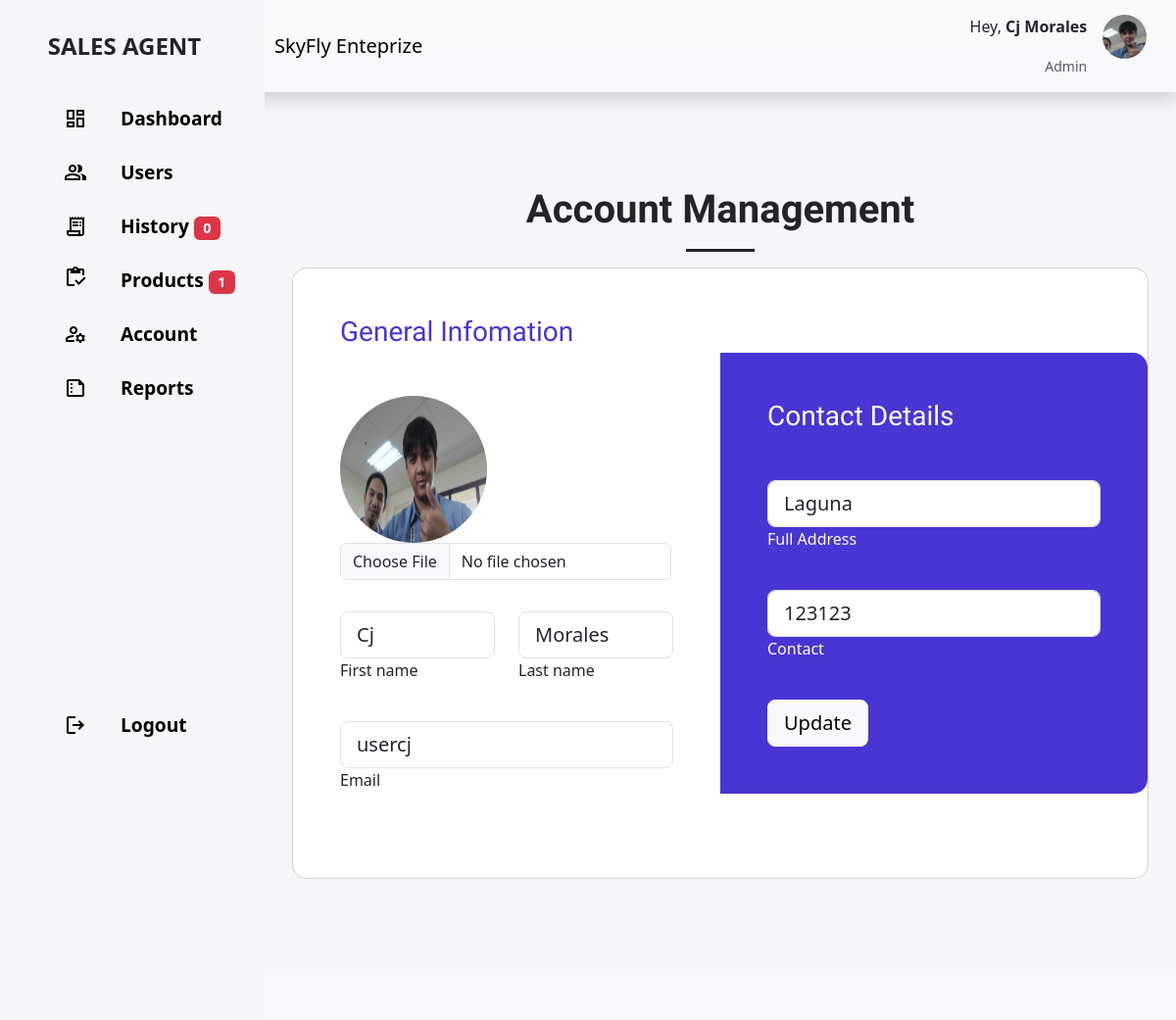
/sales_agent/accountmanage.php (signed in), run on the app's committed database.
### tables this page shows
CREATE TABLE `users` (
  `id` int(11) NOT NULL,
  `email` varchar(255) NOT NULL,
  `password` varchar(255) NOT NULL,
  `access_level` int(11) DEFAULT NULL,
  `position` varchar(255) NOT NULL,
  `id_appoint` int(11) NOT NULL,
  `id_team` int(11) NOT NULL,
  `firstname` varchar(255) NOT NULL,
  `lastname` varchar(255) NOT NULL,
  `address` text NOT NULL,
  `contact` varchar(255) NOT NULL,
  `valid_id` varchar(255) NOT NULL,
  `pfp` varchar(255) NOT NULL
);

### sales_agent/accountmanage.php (the view, shortened to what this page needs)
<?php
    require_once '../config/connection.php';
$id = $_SESSION['id'];
$query_nav = "SELECT * FROM users WHERE id='$id'";
$result_nav = mysqli_query($connection, $query_nav);
$row_nav = mysqli_fetch_assoc($result_nav);
$id = $_SESSION['id'];
$query = "SELECT * FROM users WHERE id='$id'";
$sql = mysqli_query($connection, $query);
    $name = $row_nav['firstname'] . " " . $row_nav['lastname'];
    $result = mysqli_query($connection, "SELECT * FROM orders WHERE appointed_to = '$name'");
    $numAppointments = mysqli_num_rows($result);
$query_restock = "SELECT COUNT(*) AS num_products FROM products WHERE product_quantity <= 20";
$result_restock = mysqli_query($connection, $query_restock);
$row_restock = mysqli_fetch_assoc($result_restock);
$numProductsToRestock = $row_restock['num_products'];
?>
<!DOCTYPE html>
<html lang="en">
<head>
    <link rel="stylesheet" href="https://cdnjs.cloudflare.com/ajax/libs/twitter-bootstrap/5.3.0/css/bootstrap.min.css">
    <link rel="stylesheet" href="https://cdn.datatables.net/2.0.0/css/dataTables.bootstrap5.css">
    <link rel="stylesheet" href="assets/css/adduser.css">
</head>
<body>
    <main>
        <nav class="navbar navbar-expand-lg navbar-light bg-gradient bg-light py-0 shadow" id="TopNav">
            <div id="navBarBrand-container">
                <a class="navbar-brand">SALES AGENT</a>
            </div>
            <div id="navBarMenu-container">
                <div class="ct-top-nav-left">
                    <a class="navbar-brand" href="index.php">SkyFly Enteprize</a>
                </div>
                <div class="ct-top-nav-right">
                    <div class="profile">
                    <div class="info">
                        <p>Hey, <b><?php echo $row_nav['firstname'] ." ". $row_nav['lastname']; ?></b></p>
                        <small class="text-muted">Admin</small>
                    </div>
                    <div class="profile-photo">
                        <?php
                        $imagePath = $row_nav['pfp'];
                        $imageURL = 'http://localhost/Ecomerce2/images/' . $imagePath;
                        echo '<img src="' . $imageURL . '" alt="Product Image">';
                        ?>
                    </div>
                </div>
                </div>
            </div>
        </nav>
        <div id="sidebarNav">
            <ul class="nav-menu">
                <li class="nav-item">
                    <div class="nav-icon">
                        <span class="material-symbols-outlined">
                            </span>
                    </div>
                    <a href="index.php" class="nav-link">Dashboard</a>
                </li>
                <li class="nav-item">
                    <div class="nav-icon">
                        <span class="material-symbols-outlined">
                        </span>
                    </div>
                    <a href="client_list.php" class="nav-link notification-link">Users
                    </a>
                </li>
                <li class="nav-item">
                    <div class="nav-icon">
                        <span class="material-symbols-outlined">
                            </span>
                    </div>
                    <a href="order.php" class="nav-link notification-link">
                        <span class="material-icons-outlined">History</span>
                        <span class="badge bg-danger"><?php echo $numAppointments; ?></span>
                    </a>
                </li>
                <li class="nav-item">
                    <div class="nav-icon">
                        <div class="notification-icon">
                            <span class="material-symbols-outlined">
                            </span>
                        </div>
                    </div>
                    <a href="product.php" class="nav-link notification-link">
                        <span class="material-icons-outlined">Products</span>
                        <?php if ($numProductsToRestock > 0) : ?>
                            <span class="badge bg-danger"><?php echo $numProductsToRestock; ?></span>
                        <?php endif; ?>
                    </a>
                </li>
                <li class="nav-item">
                    <div class="nav-icon">
                        <span class="material-symbols-outlined">
                            </span>
                    </div>
                    <a href="accountmanage.php" class="nav-link">Account</a>
                </li>
                <li class="nav-item">
                    <div class="nav-icon">
                        <span class="material-symbols-outlined">
                            </span>
                    </div>
                    <a href="reports_view.php" class="nav-link">Reports</a>
                </li>
                <li class="nav-item">
                    <div class="nav-icon">
                        <span class="material-symbols-outlined">
                            </span>
                    </div>
                    <a href="logout.php" class="nav-link">Logout</a>
                </li>
            </ul>
        </div>
        <div id="main-wrapper" class="py-5 px-3">
            <div class="container-fluid-md">
                  <div class="container py-5">
                    <h1 class="text-center"><b>Account Management</b></h1>
                <hr class="border-3 border-dark mx-auto opacity-100" style="width:70px">
                    <div class="row d-flex justify-content-center align-items-center h-100">
                      <div class="col-12">
                        <div class="card card-registration card-registration-2" style="border-radius: 15px;">
                          <div class="card-body p-0">
                            <div class="row g-0">
                              <div class="col-lg-6">
                                <div class="p-5">
                <form action="accountmanage.php" method="POST" enctype="multipart/form-data">
                    <?php while($row = mysqli_fetch_array($sql)) { ?>
                  <h3 class="fw-normal mb-5" style="color: #4835d4;">General Infomation</h3>
                  <div class="mb-4 pb-2">
                    <div class="form-outline">
                      <?php
                            $imagePath = $row['pfp'];
                            $imageURL = 'http://localhost/Ecomerce2/images/' . $imagePath;
                            echo '<img id="previewImage" id="currentProfilePicture" src="' . $imageURL . '" alt="Profile Picture" width="150" height="150" class="img" style="border-radius: 50%;">';
                        ?>
                        <label for="uploadimg" class="upload">
                            <input type="file" name="pfp" id="uploadimg" id="form3Examplev4" class="form-control form-control-m" onchange="previewFile()">
                        </label>
                    </div>
                  </div>
                  <div class="row">
                    <div class="col-md-6 mb-4 pb-2">
                      <div class="form-outline">
                        <input type="text" name="firstname" value="<?php echo $row['firstname']; ?>" id="form3Examplev2" class="form-control form-control-lg" />
                        <label class="form-label" for="form3Examplev2">First name</label>
                      </div>
                    </div>
                    <div class="col-md-6 mb-4 pb-2">
                      <div class="form-outline">
                        <input type="text" name="lastname" value="<?php echo $row['lastname']; ?>" id="form3Examplev3" class="form-control form-control-lg" />
                        <label class="form-label" for="form3Examplev3">Last name</label>
                      </div>
                    </div>
                  </div>
                  <div class="mb-4 pb-2">
                    <div class="form-outline">
                      <input type="text" name="email" value="<?php echo $row['email']; ?>" id="form3Examplev4" class="form-control form-control-lg" />
                      <label class="form-label" for="form3Examplev4">Email</label>
                    </div>
                  </div>
                </div>
              </div>
              <div class="col-lg-6 bg-indigo text-white">
                <div class="p-5">
                  <h3 class="fw-normal mb-5">Contact Details</h3>
                  <div class="mb-4 pb-2">
                    <div class="form-outline form-white">
                      <input type="text" name="address" value="<?php echo $row['address']; ?>" id="form3Examplea2" class="form-control form-control-lg" />
                      <label class="form-label" for="form3Examplea2">Full Address</label>
                    </div>
                  </div>
                    <div class="mb-4 pb-2">
                    <div class="form-outline form-white">
                      <input type="text" name="contact" value="<?php echo $row['contact']; ?>" id="form3Examplea2" class="form-control form-control-lg" />
                      <label class="form-label" for="form3Examplea2">Contact</label>
                    </div>
                  </div>
                  <button type="submit" name="updateForm" class="btn btn-light btn-lg"
                    data-mdb-ripple-color="dark">Update</button>
                <?php } ?>
                </div>
              </div>
            </div>
          </div>
        </div>
      </div>
    </div>
  </div>
            </div>
        </div>
        <footer class="shadow-top py-4 col-auto bg-light text-dark" id="footer">
        </footer>
    </main>
</body>
</html>

### sales_agent/assets/css/adduser.css (style rules this page uses)
:root { --color-background: #f6f6f9; }
h1, h2, h3, h4, h5, h6 { font-family: 'Amatic SC', cursive; }
html, body { height: 100%; width: 100%; overflow-x: hidden; }
main { width: 100%; height: 100%; overflow: hidden; display: flex; flex-direction: column; }
main>nav, main>footer { width: 100%; flex-shrink: 1; }
main>div#main-wrapper { width: 100%; flex-grow: 1; height: calc(100%); overflow: auto; }
body { background-color: var(--color-background); }
#navBarBrand-container { display: flex; flex-wrap: wrap; overflow: hidden; padding: 0 15px; justify-content: center; align-items: center; background-color: var(--color-background); min-height: calc(100%); }
#navBarBrand-container .navbar-brand { white-space: break-spaces; font-size: 1.5rem; font-weight: bolder; text-align: center; }
#navBarBrand-container * { color:#202528; }
.ct-top-nav-right .profile { display: flex; gap: 1rem; text-align: right; }
.ct-top-nav-right .profile .profile-photo { width: 2.8rem; height: 2.8rem; border-radius: 50%; overflow: hidden; display: flex; justify-content: center; align-items: center; }
.ct-top-nav-right .profile .profile-photo img { width: 100%; height: 100%; object-fit: cover; }
#navBarMenu-container { display: flex; align-items: center; justify-content: space-between; padding: 15px 30px 15px 10px; }
#navBarMenu-container a { white-space: break-spaces; }
#main-wrapper, #navBarMenu-container, #navBarBrand-container, #footer { transition: width .3s ease-in-out, margin .3s ease-in-out; }
#sidebarNav { width: 350px; position: fixed; left: 0; min-height: 60vh; background-color: var(--color-background); transition: width 0.3s ease-in-out; opacity: 0; overflow: hidden; }
#sidebarNav .nav-menu { width: calc(100%); overflow: auto; padding: 0; flex-direction: column; border-radius: 15px; }
#sidebarNav .nav-menu .nav-item { min-height: 55px; display: flex; list-style: none; padding: 0 15px; align-items: center; border-bottom: 1px solid transparent; transition: transform 0.3s ease-in-out; margin-left: 2rem; gap: 1rem; }
#sidebarNav .nav-menu .nav-item:last-child { position: absolute; bottom: 2rem; width: 100%; }
#sidebarNav .nav-menu .nav-item>.nav-icon { flex-shrink: 1; font-size: 23px; display: flex; align-items: center; justify-content: center; width: 60px; }
#sidebarNav .nav-menu .nav-item>.nav-link { flex-grow: 1; font-size: 1.2rem; font-weight: 600; color: #ededed; }
#sidebarNav .nav-menu .nav-item>.nav-link, #sidebarNav .nav-menu .nav-item>.nav-icon { color: #000; }
.bg-indigo { background-color: #4835d4; }
@media (min-width: 992px) { .card-registration-2 .bg-indigo { border-top-right-radius: 15px; border-bottom-right-radius: 15px; } }
:root { --color-background: #f6f6f9; --bs-light: #f8f9fa; --bs-primary: #0d6efd; --bs-indigo: #6610f2; --bs-danger: #dc3545; --bs-success: #198754; }
h1, h2, h3, h5, h6 { font-family: 'Amatic SC', cursive; }
.row { display: flex; justify-content: center; align-items: center; }
#sidebarNav { width: 270px; position: fixed; left: 0; min-height: 60vh; background-color: var(--color-background); transition: width 0.3s ease-in-out; opacity: 0; overflow: hidden; }

### data on the page
users: firstname "Cj", lastname "Morales", pfp (picture), email "usercj", address "Laguna", contact "123123"

### other printed values
$numAppointments "0"
$numProductsToRestock "1"
